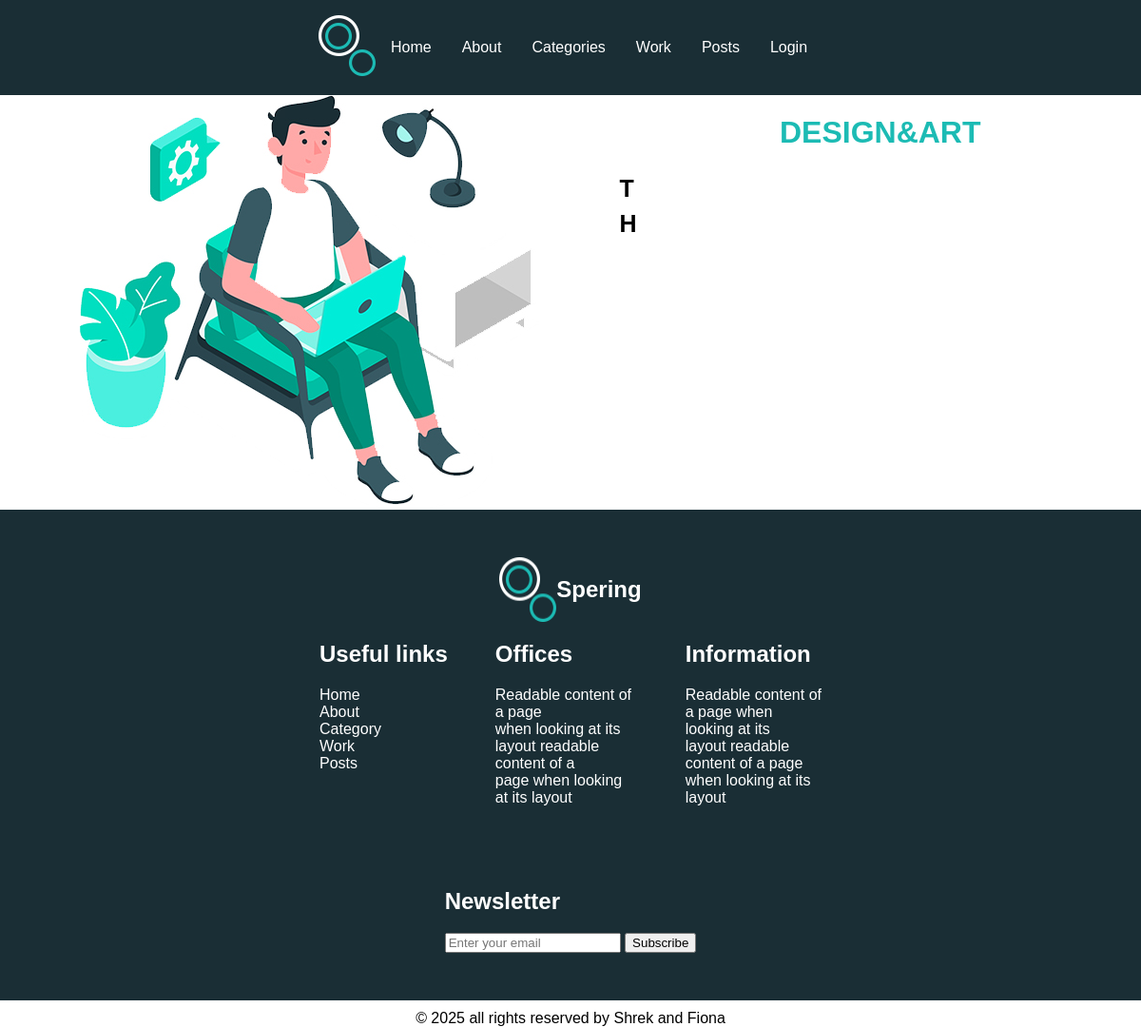
Page /category/4/ on the earlier database version.
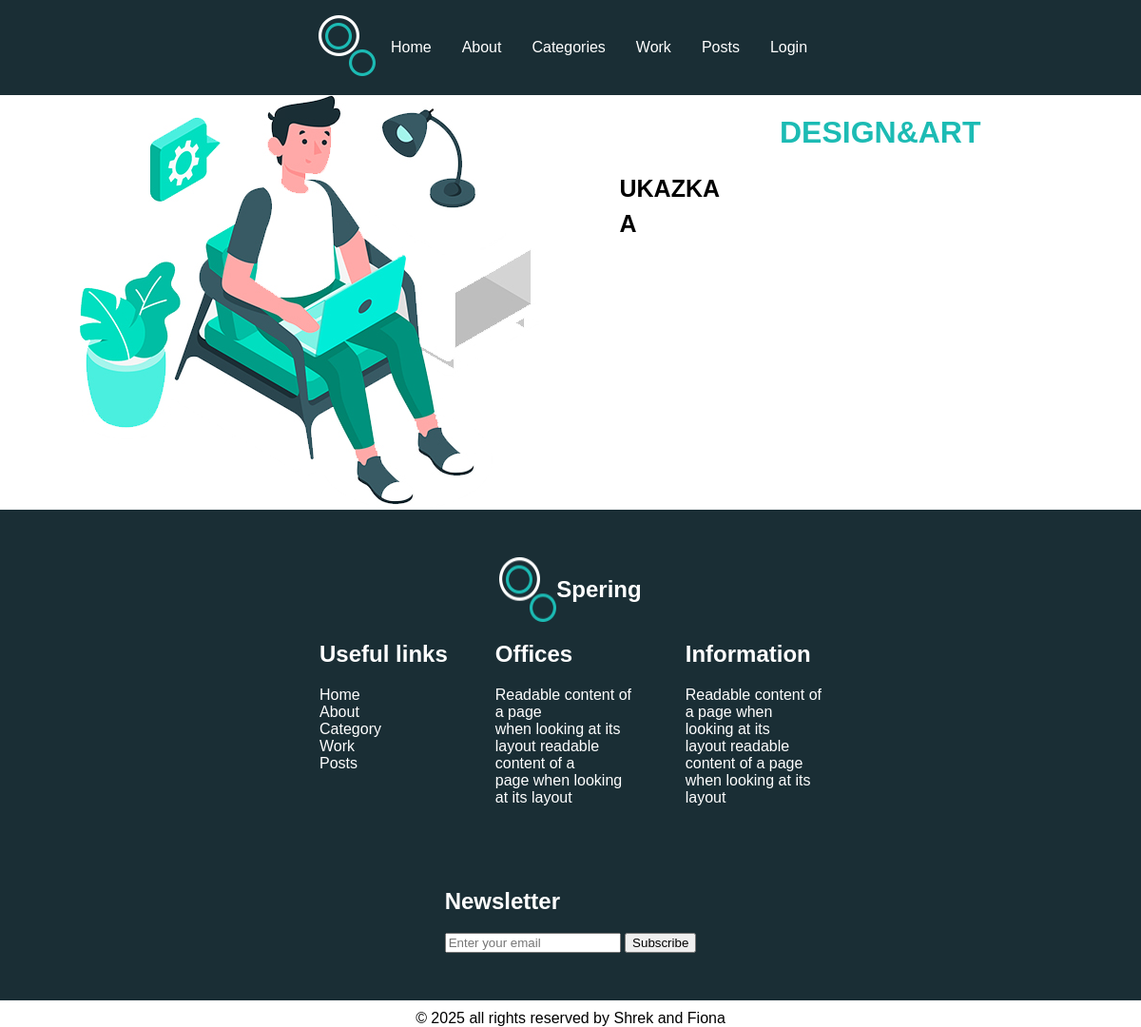
Same page on the later database version.
### myApp/models.py (models this page shows, shortened)
class Post(models.Model):
    title = models.CharField(max_length=50)
    author_name = models.ForeignKey(User, on_delete=models.CASCADE)
    content = models.TextField(null=False, blank = False)
    created_at = models.DateTimeField(auto_now_add=True)
    update = models.DateTimeField(auto_now=True)
    genres = models.ManyToManyField(Genre)

### myApp/views.py (the view)
# urls.py: path('category/<int:category_id>/', views.category_page, name='category_page'),
def category_page(request, category_id):
    category = get_object_or_404(Genre, id=category_id)
    posts = Post.objects.filter(genres=category)
    return render(request, 'myApp/category_page.html', {'category': category, 'posts': posts})

### myApp/context_processors.py (called while the page is built)
def genres_processor(request):
    return {'genres': Genre.objects.all()}

### myApp/templates/myApp/category_page.html (shortened to what this page needs)
{% load static %}
<!DOCTYPE html>
<html lang="en">
<head>
    <link rel="stylesheet" href="{% static 'style.css' %}">
</head>
<body>
<div class="grid-layout container">
    {% include 'myApp/header.html' %}
    <div class="sidebar">
        <img src="{% static 'images/experience-img.jpg' %}" class="image indexImage" alt="">
    </div>
    <div class="main">
        <h1 class="genreName">{{ category.name }}</h1>
        <ul>
            {% for post in posts %}
                <li>
                    <a class="liA" href="{% url 'post_detail' post.id %}">{{ post.title }}</a>
                </li>
            {% endfor %}
        </ul>
    </div>
    {% include 'myApp/footer.html' %}
</div>
</body>
</html>

Differences in the rows shown:
removed Post: title "T"
removed Post: title "H"
added Post: title "UKAZKA"
added Post: title "A"
